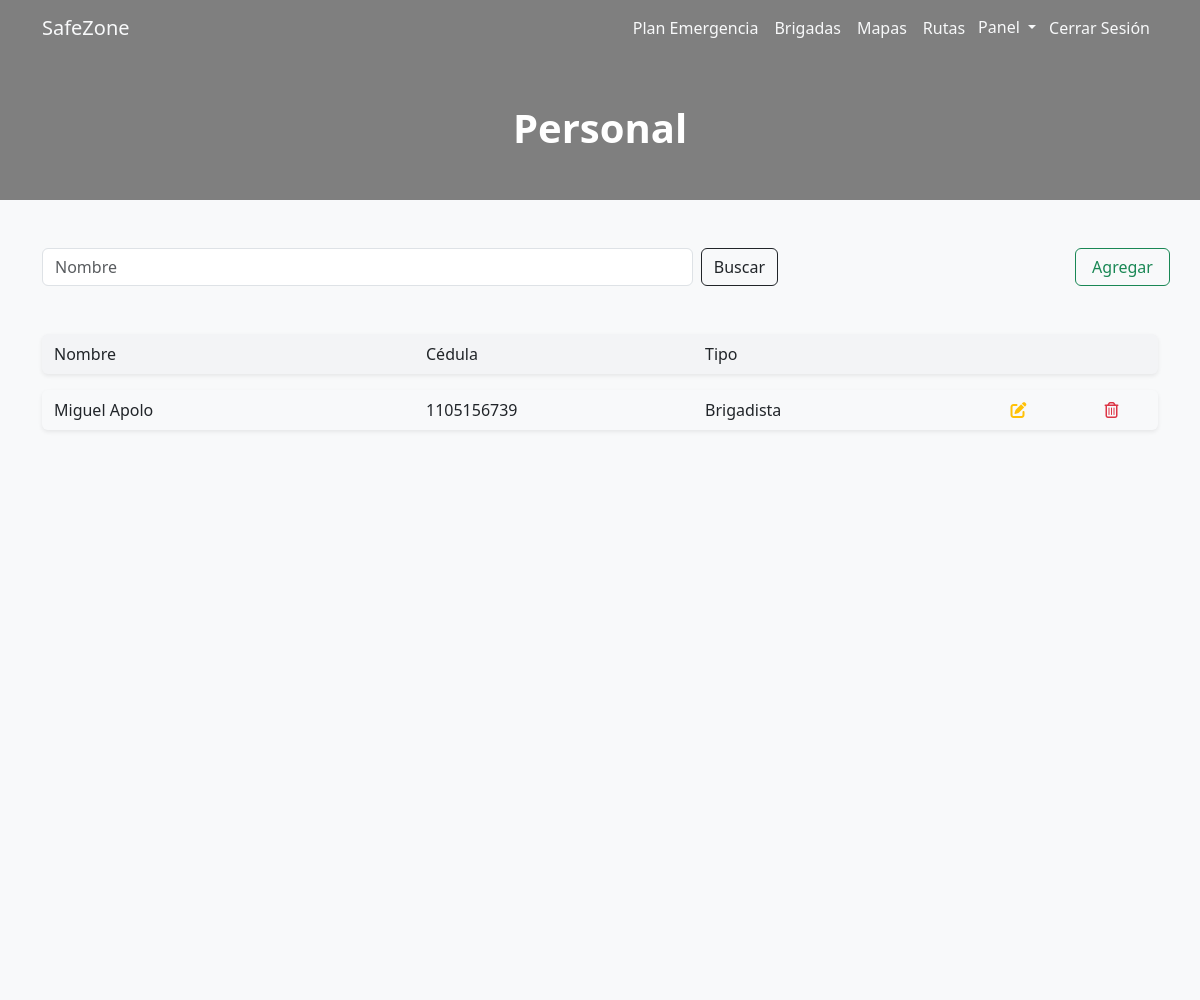
The page /staff/ (signed in) on the database its author committed.
### resqroute/models.py (models this page shows, shortened)
class Staff(models.Model):
    dni = models.CharField(max_length=10, unique=True)
    name =  models.CharField(max_length=30)
    last_name =  models.CharField(max_length=50)
    email = models.CharField(max_length=320, unique=True)
    phone_number = models.CharField(max_length=12, unique=True)
    staff_type = models.IntegerField(choices=opt_staff)
    faculty = models.IntegerField(choices=opt_faculty, null=True)

### resqroute/views.py (the view)
# urls.py: path('staff/', views.staff, name = 'staff'),
@login_required
def staff(request):
    query = request.GET.get('search_name', '')
    page = request.GET.get('page', 1)
    staff = Staff.objects.all()
    try:
        paginator = Paginator(staff, 10)
        staff = paginator.page(page)
    except:
        raise Http404
    if query:
        staff = Staff.objects.filter(name__icontains=query)
    context = {
        'items': staff,
        'paginator': paginator,
    }
    return render(request, 'admin/staff/staff.html', context)

### resqroute/templates/admin/staff/staff.html (shortened to what this page needs)
{% extends user.is_authenticated|yesno:'authenticated.html,model.html' %}
{% block content %}
<main class="container-fluid text-center p-0">
  <h1 class="fw-bold text-white m-5">Personal</h1>
  <div class="container-fluid bg-light vh-100">
    <div class="container pt-5 pb-5">
      <div class="row d-flex justify-content-between">
        <form class="col-9 col-sm-9 col-lg-8 d-flex" role="search" method="GET">
          <input
            class="form-control me-2"
            type="search"
            placeholder="Nombre"
            aria-label="Search"
            name="search_name"
          />
          <button class="btn btn-outline-dark" type="submit">Buscar</button>
        </form>
        <a
          class="col-3 col-sm-2 col-lg-1 btn btn-outline-success"
          href="{% url 'add_staff' %}"
        >
          Agregar
        </a>
      </div>
      <div class="container mt-5 mb-5">
        <div class="row pt-2 pb-2 mt-3 mb-3 shadow-sm rounded" style="background-color: #F3F4F6;">
          <div class="col-5 col-sm-4 text-start">Nombre</div>
          <div class="col-4 col-sm-3 d-none d-md-block text-start">Cédula</div>
          <div class="col-3 col-sm-3 text-start">Tipo</div>
        </div>
        {% for item in items %}
        <div class="row pt-2 pb-2 mt-3 mb-3 shadow-sm rounded">
          <div class="col-5 col-sm-4 text-start">
            {{ item.name }} {{ item.last_name }}
          </div>
          <div class="col-4 col-sm-3 d-none d-md-block text-start">{{ item.dni }}</div>
          {% if item.staff_type == 0 %}
            <div class="col-4 col-sm-3 text-start">Brigadista</div>
          {% else %}
            <div class="col-4 col-sm-3 text-start">Profesor</div>
          {% endif %}
          <div class="col-1 col-sm-1">
            <a class="text-warning" href="{% url 'update_staff' item.id %}"
              ><i class="fa-solid fa-pen-to-square"></i
            ></a>
          </div>
          <div class="col-2 col-sm-1">
            <a
              class="text-danger"
              href="#"
              onclick="confirm_delete({{ item.id }})"
              ><i class="fa-regular fa-trash-can"></i
            ></a>
          </div>
        </div>
        {% endfor %}
      </div>
    </div>
  </div>
</main>
{% endblock %}

### resqroute/static/css/main.css (style rules this page uses)
html { -webkit-box-sizing: border-box; -moz-box-sizing: border-box; box-sizing: border-box; }
*, *:before, *:after { -webkit-box-sizing: inherit; -moz-box-sizing: inherit; box-sizing: inherit; }
body { background: url("https://www.unl.edu.ec/sites/default/files/galeria/2021/02/HEADER1.jpg") rgba(0, 0, 0, 0.5); background-blend-mode: multiply; background-position: center; background-size: cover; background-repeat: no-repeat; }

### rows shown on the page
Staff: name "Miguel", last_name "Apolo", dni "1105156739", staff_type "Brigadista"
